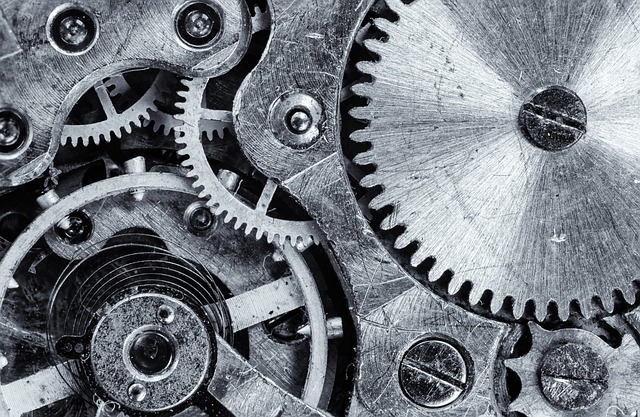
#> input picture 07-hough/kone.jpg, 640 x 417 px, found by its file name
$ python 3-houghcircles.py
#> lines starting #> are read from the running program, lines starting #| are printed output that depends on the picture; after the words box and inside, x2 and y2 are one past the last pixel; in counts of white or black regions, pixels touching at a corner belong together
"""Esimerkki Houghin ympyrämuunnoksesta"""

import cv2
import numpy as np

kuva = cv2.imread("07-hough/kone.jpg")
#> kuva is the input picture: shape (417, 640, 3); mean B, G, R 127.8, 120.8, 115.3
kuva_hs = cv2.cvtColor(kuva, cv2.COLOR_BGR2GRAY)

# Ei tarvitse etsiä reunoja, mutta pitää pehmentää
kuva_hs = cv2.medianBlur(kuva_hs, 3, 0)
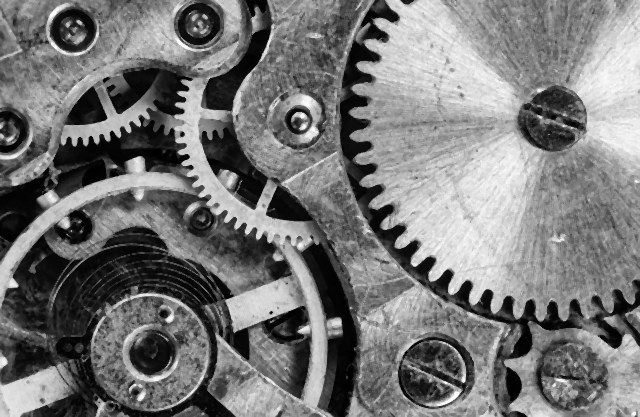
#> kuva_hs: shape (417, 640); min 0, max 254, mean 119.3

# Parametrit
herkkyys = 1
min_kp_et = 50 # Keskipisteiden minimietäisyys
canny_ylin = 200 # Cannyn ylempi kynnys
min_pisteet = 40 # Montako pistettä kehällä? (Tai ainakin verrannollinen siihen.)

# Etsintä
ympyrat = cv2.HoughCircles(kuva_hs,
                           cv2.HOUGH_GRADIENT,
                           herkkyys,
                           min_kp_et,
                           param1=canny_ylin,
                           param2=min_pisteet,
                           minRadius=20,
                           maxRadius=50)
#> ympyrat = [[433.5, 372.5, 40.5], [151.5, 354.5, 48.3], [295.5, 115.5, 33.8], [570.5, 376.5, 33.8], [72.5, 29.5, 22.7], [198.5, 23.5, 20.4], [177.5, 310.5, 27.2]]

# Pyöristetään kokonaislukuihin ja piirretään
kuva_tulos = kuva.copy()
if ympyrat is not None:
    ympyrat = np.uint16(np.round(ympyrat))
#> ympyrat = [[434, 372, 40], [152, 354, 48], [296, 116, 34], [570, 376, 34], [72, 30, 23], [198, 24, 20], [178, 310, 27]]
    for y in ympyrat[0]:
        cv2.circle(kuva_tulos, (y[0], y[1]), y[2], (255, 0, 0), 2) # Kehä
        cv2.circle(kuva_tulos, (y[0], y[1]), 2, (0, 0, 255), 3) # Keskipiste
#> this loop made 7 passes
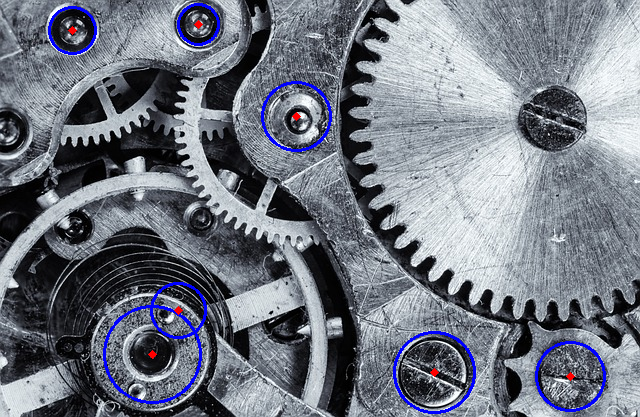
#> kuva_tulos: shape (417, 640, 3); 1.71% of pixels changed, all inside (x1, y1, x2, y2) = (48, 3, 606, 414)

valmis = np.hstack((kuva, kuva_tulos))
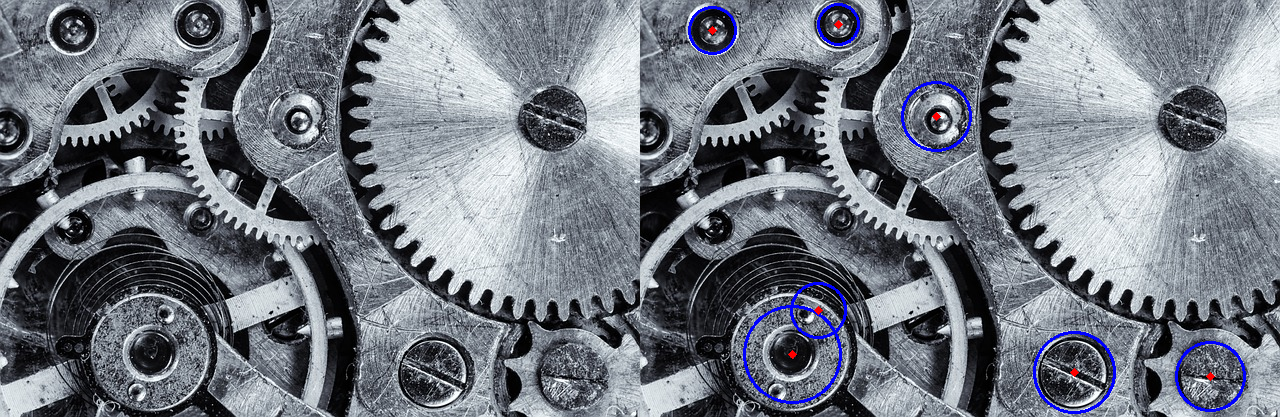
#> valmis: shape (417, 1280, 3); mean B, G, R 128.9, 119.9, 114.6
#cv2.imwrite("kuvituskuvat/hough_ymp_kolikot.jpg", valmis)
cv2.imshow("ympyrät", valmis)
cv2.waitKey(0)
cv2.destroyAllWindows()

$ run again, with 07-hough/kolikot.jpg copied over 07-hough/kone.jpg
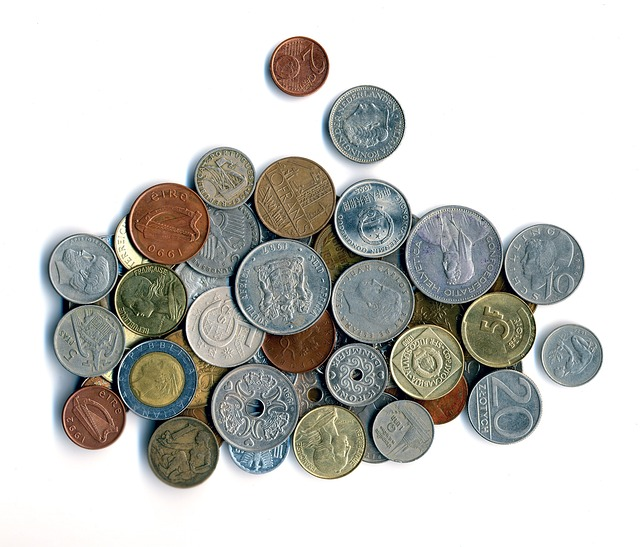
#> input picture 07-hough/kolikot.jpg, 640 x 547 px, found by its file name
#> kuva is the input picture: shape (547, 640, 3); mean B, G, R 196.2, 200, 199.8
#> `ympyrat = cv2.HoughCircles(kuva_hs, cv2.HOUGH_GRADIENT, herkkyys, min_..`: ympyrat = 25 rows, first 8: [283.5, 286.5, 48.3], [454.5, 254.5, 49.4], [365.5, 124.5, 39.4], [255.5, 408.5, 45], [168.5, 222.5, 40.5], [294.5, 197.5, 40.5], [504.5, 406.5, 36.5], [182.5, 451.5, 36]
#> `ympyrat = np.uint16(np.round(ympyrat))`: ympyrat = 25 rows, first 8: [284, 286, 48], [454, 254, 49], [366, 124, 39], [256, 408, 45], [168, 222, 40], [294, 198, 40], [504, 406, 36], [182, 452, 36]
#> the loop `for y in ympyrat[0]:` made 25 passes
#> after the loop `for y in ympyrat[0]:`:
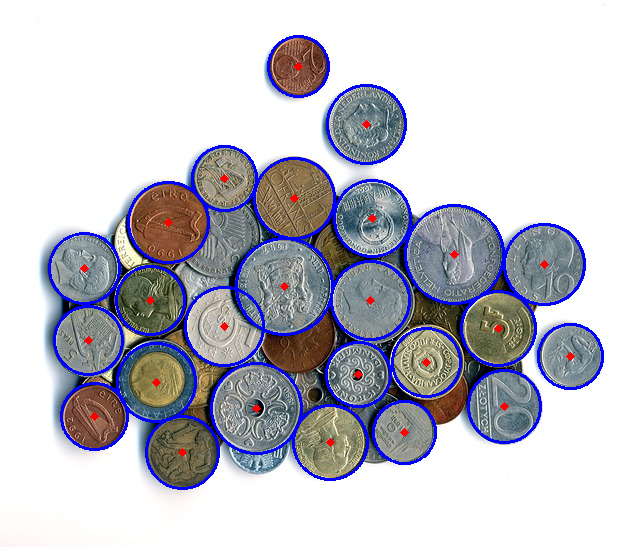
#> kuva_tulos: shape (547, 640, 3); 5.22% of pixels changed, all inside (x1, y1, x2, y2) = (48, 35, 604, 490)
#> `valmis = np.hstack((kuva, kuva_tulos))`:
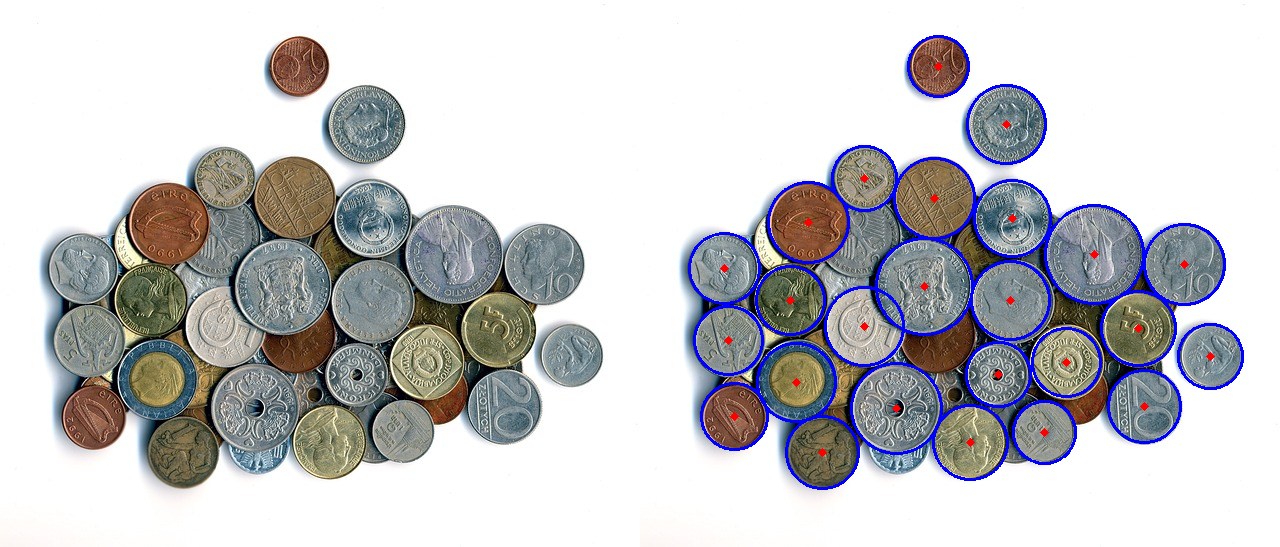
#> valmis: shape (547, 1280, 3); mean B, G, R 199.4, 196.6, 196.9

$ run again, with 07-hough/liikennevalot.jpg copied over 07-hough/kone.jpg
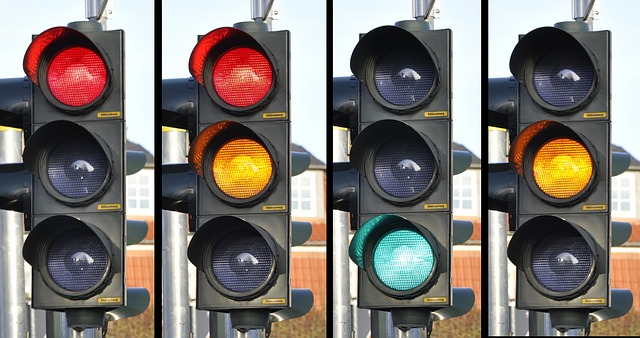
#> input picture 07-hough/liikennevalot.jpg, 640 x 338 px, found by its file name
#> kuva is the input picture: shape (338, 640, 3); mean B, G, R 113.7, 118.9, 125.3
#> `ympyrat = cv2.HoughCircles(kuva_hs, cv2.HOUGH_GRADIENT, herkkyys, min_..`: ympyrat = [[241.5, 167.5, 28.9], [76.5, 75.5, 28.8], [405.5, 255.5, 43.8], [400.5, 74.5, 34.8], [237.5, 72.5, 37.2], [559.5, 74.5, 35.1], [563.5, 168.5, 30.3], [72.5, 168.5, 33.6], [561.5, 260.5, 32.2], [402.5, 166.5, 39.9], [73.5, 260.5, 34.8], [239.5, 259.5, 32.5]]
#> `ympyrat = np.uint16(np.round(ympyrat))`: ympyrat = [[242, 168, 29], [76, 76, 29], [406, 256, 44], [400, 74, 35], [238, 72, 37], [560, 74, 35], [564, 168, 30], [72, 168, 34], [562, 260, 32], [402, 166, 40], [74, 260, 35], [240, 260, 32]]
#> the loop `for y in ympyrat[0]:` made 12 passes
#> after the loop `for y in ympyrat[0]:`:
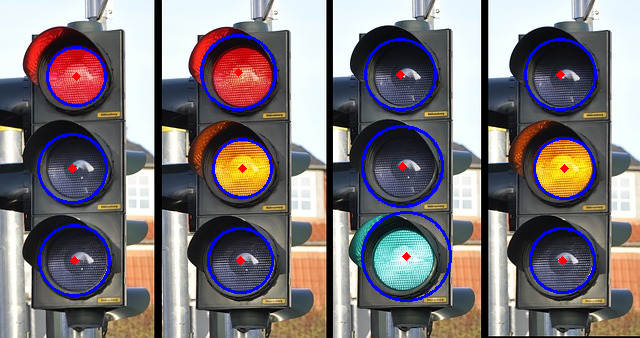
#> kuva_tulos: shape (338, 640, 3); 3.81% of pixels changed, all inside (x1, y1, x2, y2) = (37, 34, 597, 302)
#> `valmis = np.hstack((kuva, kuva_tulos))`:
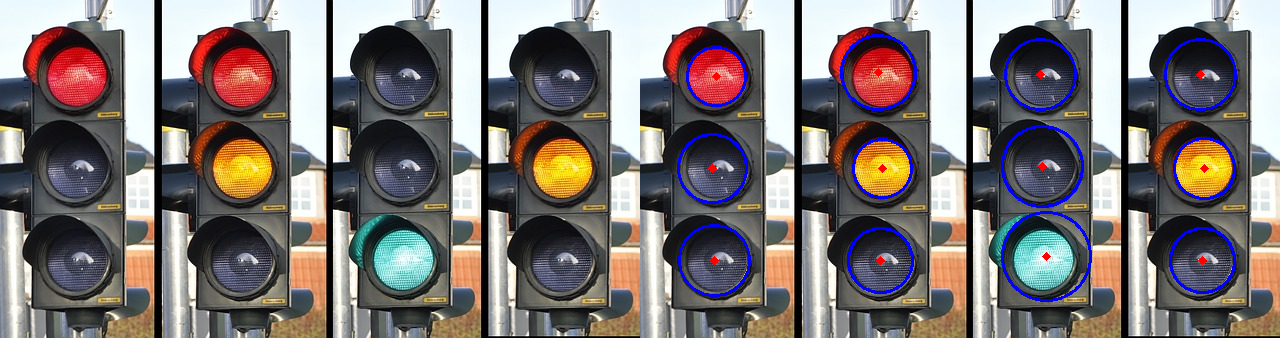
#> valmis: shape (338, 1280, 3); mean B, G, R 117.2, 117.6, 124.1

$ run again, with 07-hough/pilvenpiirtaja.jpg copied over 07-hough/kone.jpg
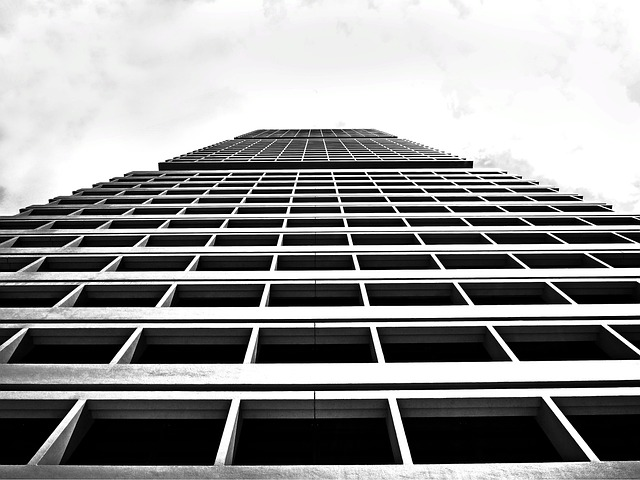
#> input picture 07-hough/pilvenpiirtaja.jpg, 640 x 480 px, found by its file name
#> kuva is the input picture: shape (480, 640, 3); mean B, G, R 148.5, 148.5, 148.5
#> `kuva_hs = cv2.medianBlur(kuva_hs, 3, 0)`:
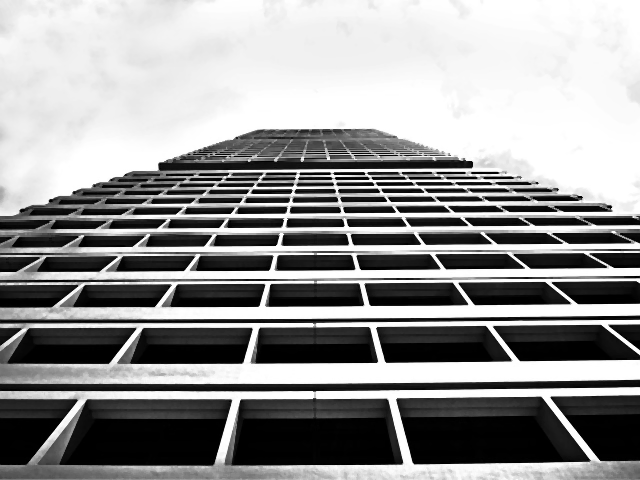
#> kuva_hs: shape (480, 640); min 0, max 255, mean 149.2
#> ympyrat = None
#> `valmis = np.hstack((kuva, kuva_tulos))`:
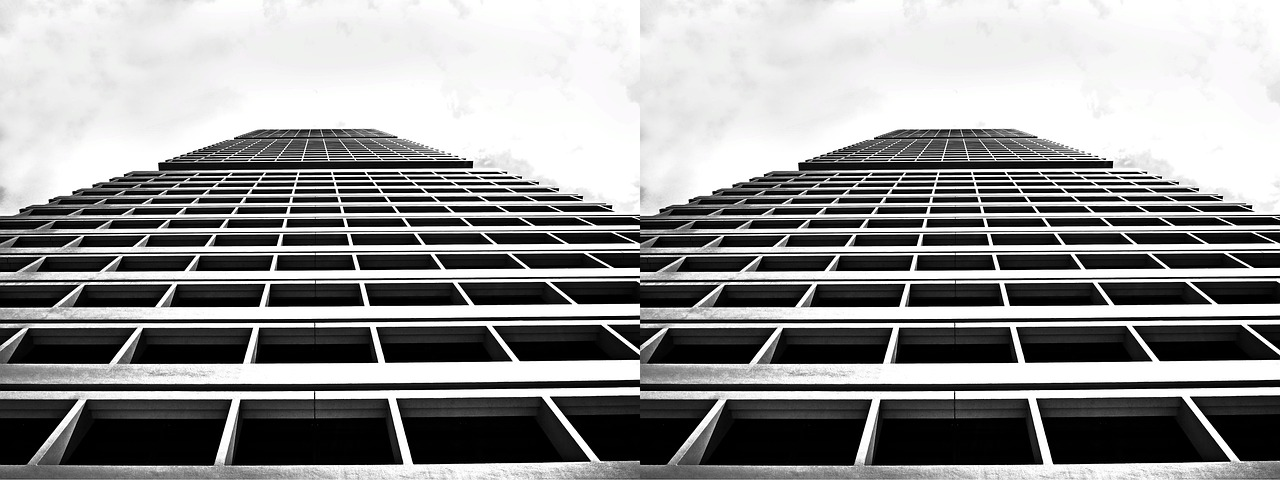
#> valmis: shape (480, 1280, 3); mean B, G, R 148.5, 148.5, 148.5
